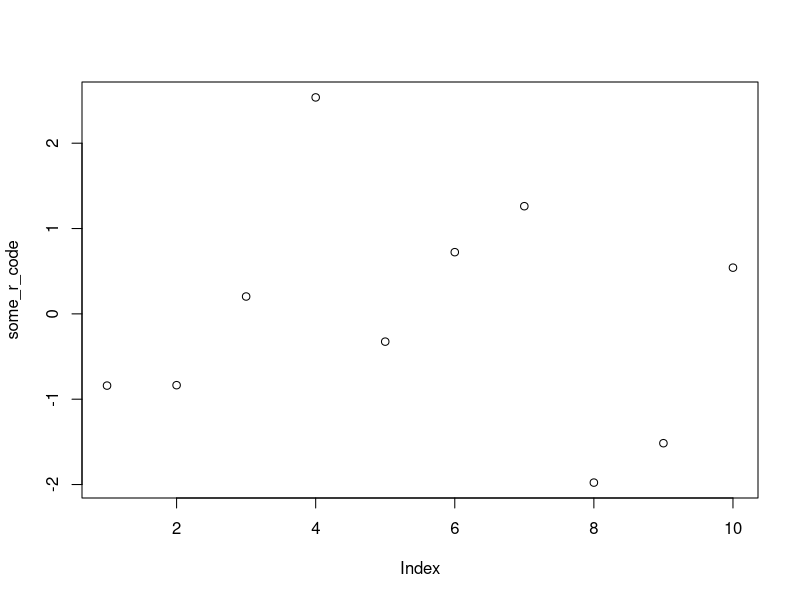

Recreate this plot in R.
## ---- chunk 1
some_r_code <- rnorm(10)

plot(some_r_code)
